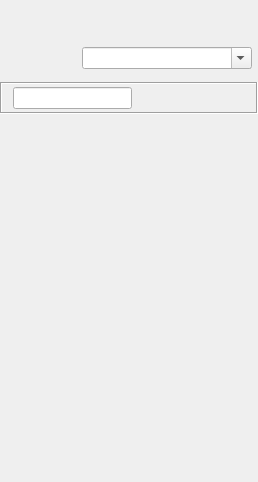
<?xml version="1.0" encoding="UTF-8"?>
<ui version="4.0">
 <class>MessengerWindow</class>
 <widget class="QMainWindow" name="MessengerWindow">
  <property name="geometry">
   <rect>
    <x>0</x>
    <y>0</y>
    <width>258</width>
    <height>482</height>
   </rect>
  </property>
  <property name="windowTitle">
   <string>RetroShare Messenger</string>
  </property>
  <property name="windowIcon">
   <iconset resource="images.qrc">
    <normaloff>:/images/rstray3.png</normaloff>:/images/rstray3.png</iconset>
  </property>
  <widget class="QWidget" name="centralwidget">
   <layout class="QGridLayout" name="gridLayout">
    <property name="margin">
     <number>0</number>
    </property>
    <property name="spacing">
     <number>0</number>
    </property>
    <item row="0" column="0">
     <widget class="QFrame" name="messengerframetop">
      <property name="maximumSize">
       <size>
        <width>16777215</width>
        <height>82</height>
       </size>
      </property>
      <layout class="QGridLayout" name="gridLayout_5">
       <property name="margin">
        <number>6</number>
       </property>
       <item row="0" column="0">
        <widget class="AvatarWidget" name="avatar">
         <property name="minimumSize">
          <size>
           <width>70</width>
           <height>70</height>
          </size>
         </property>
         <property name="maximumSize">
          <size>
           <width>70</width>
           <height>70</height>
          </size>
         </property>
        </widget>
       </item>
       <item row="0" column="1">
        <layout class="QGridLayout" name="gridLayout_4">
         <item row="1" column="0" colspan="2">
          <widget class="QComboBox" name="messagelineEdit">
           <property name="editable">
            <bool>true</bool>
           </property>
          </widget>
         </item>
         <item row="0" column="0" colspan="2">
          <widget class="QToolButton" name="statusButton">
           <property name="sizePolicy">
            <sizepolicy hsizetype="Preferred" vsizetype="Fixed">
             <horstretch>0</horstretch>
             <verstretch>0</verstretch>
            </sizepolicy>
           </property>
           <property name="popupMode">
            <enum>QToolButton::InstantPopup</enum>
           </property>
           <property name="toolButtonStyle">
            <enum>Qt::ToolButtonTextOnly</enum>
           </property>
           <property name="autoRaise">
            <bool>true</bool>
           </property>
          </widget>
         </item>
        </layout>
       </item>
       <item row="1" column="1">
        <spacer name="verticalSpacer">
         <property name="orientation">
          <enum>Qt::Vertical</enum>
         </property>
         <property name="sizeHint" stdset="0">
          <size>
           <width>20</width>
           <height>40</height>
          </size>
         </property>
        </spacer>
       </item>
      </layout>
     </widget>
    </item>
    <item row="1" column="0">
     <widget class="QFrame" name="toolBarFrame">
      <property name="maximumSize">
       <size>
        <width>16777215</width>
        <height>32</height>
       </size>
      </property>
      <property name="frameShape">
       <enum>QFrame::Box</enum>
      </property>
      <property name="frameShadow">
       <enum>QFrame::Sunken</enum>
      </property>
      <layout class="QHBoxLayout" name="horizontalLayout_2">
       <property name="margin">
        <number>2</number>
       </property>
       <item>
        <layout class="QHBoxLayout" name="horizontalLayout">
         <property name="spacing">
          <number>2</number>
         </property>
         <item>
          <widget class="QLabel" name="filterLineLabel">
           <property name="text">
            <string/>
           </property>
           <property name="pixmap">
            <pixmap resource="images.qrc">:/images/find-16.png</pixmap>
           </property>
          </widget>
         </item>
         <item>
          <widget class="LineEditClear" name="filterLineEdit">
           <property name="toolTip">
            <string>Search Friends</string>
           </property>
          </widget>
         </item>
        </layout>
       </item>
       <item>
        <widget class="QToolButton" name="addIMAccountButton">
         <property name="toolTip">
          <string>Add a Friend</string>
         </property>
         <property name="icon">
          <iconset resource="images.qrc">
           <normaloff>:/images/user/add_user24.png</normaloff>:/images/user/add_user24.png</iconset>
         </property>
         <property name="iconSize">
          <size>
           <width>24</width>
           <height>24</height>
          </size>
         </property>
         <property name="autoRaise">
          <bool>true</bool>
         </property>
        </widget>
       </item>
       <item>
        <widget class="QToolButton" name="shareButton">
         <property name="toolTip">
          <string>Share Files for your Friends</string>
         </property>
         <property name="icon">
          <iconset resource="images.qrc">
           <normaloff>:/images/friendsfolder24.png</normaloff>:/images/friendsfolder24.png</iconset>
         </property>
         <property name="iconSize">
          <size>
           <width>24</width>
           <height>24</height>
          </size>
         </property>
         <property name="autoRaise">
          <bool>true</bool>
         </property>
        </widget>
       </item>
       <item>
        <widget class="QToolButton" name="displaytoolButton">
         <property name="icon">
          <iconset resource="images.qrc">
           <normaloff>:/images/looknfeel.png</normaloff>:/images/looknfeel.png</iconset>
         </property>
         <property name="iconSize">
          <size>
           <width>32</width>
           <height>24</height>
          </size>
         </property>
         <property name="popupMode">
          <enum>QToolButton::InstantPopup</enum>
         </property>
         <property name="autoRaise">
          <bool>true</bool>
         </property>
        </widget>
       </item>
      </layout>
     </widget>
    </item>
    <item row="3" column="0">
     <widget class="LogoBar" name="logoFrame">
      <property name="minimumSize">
       <size>
        <width>0</width>
        <height>65</height>
       </size>
      </property>
      <property name="frameShape">
       <enum>QFrame::NoFrame</enum>
      </property>
      <property name="frameShadow">
       <enum>QFrame::Raised</enum>
      </property>
     </widget>
    </item>
    <item row="2" column="0">
     <widget class="QFrame" name="friendListFrame">
      <layout class="QGridLayout" name="gridLayout_3">
       <property name="margin">
        <number>3</number>
       </property>
       <item row="1" column="0">
        <widget class="FriendList" name="friendList" native="true">
         <property name="sizePolicy">
          <sizepolicy hsizetype="MinimumExpanding" vsizetype="Expanding">
           <horstretch>0</horstretch>
           <verstretch>0</verstretch>
          </sizepolicy>
         </property>
        </widget>
       </item>
      </layout>
     </widget>
    </item>
   </layout>
  </widget>
  <widget class="QMenuBar" name="menubar">
   <property name="geometry">
    <rect>
     <x>0</x>
     <y>0</y>
     <width>258</width>
     <height>20</height>
    </rect>
   </property>
  </widget>
 </widget>
 <customwidgets>
  <customwidget>
   <class>AvatarWidget</class>
   <extends>QLabel</extends>
   <header>gui/common/AvatarWidget.h</header>
   <container>1</container>
  </customwidget>
  <customwidget>
   <class>FriendList</class>
   <extends>QWidget</extends>
   <header>gui/common/FriendList.h</header>
   <container>1</container>
  </customwidget>
  <customwidget>
   <class>LineEditClear</class>
   <extends>QLineEdit</extends>
   <header>gui/common/LineEditClear.h</header>
  </customwidget>
  <customwidget>
   <class>LogoBar</class>
   <extends>QFrame</extends>
   <header>gui/LogoBar.h</header>
   <container>1</container>
  </customwidget>
 </customwidgets>
 <resources>
  <include location="images.qrc"/>
 </resources>
 <connections/>
</ui>
